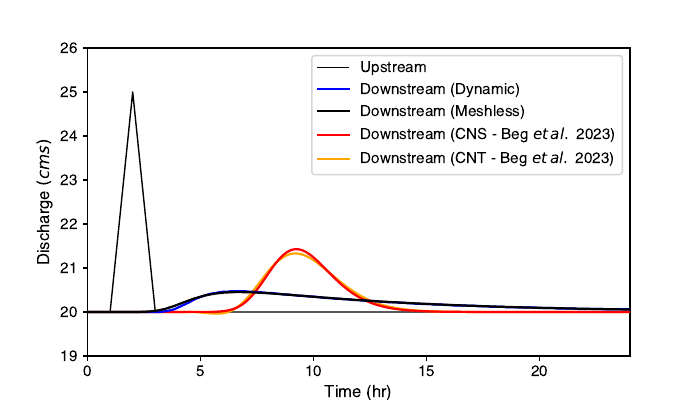

This figure's Python source:
import os
import numpy as np
import pandas as pd
import matplotlib.pyplot as plt
from scipy.integrate import simpson

def rmse(exact, approx):
    return np.sqrt(np.sum((exact-approx) ** 2) / len(exact))

plt.rcParams.update({
    "font.family": "Helvetica",   # Global font
    "font.size": 12,              # Default font size
    "axes.labelsize": 12,         # Axis label size
    "axes.titlesize": 14,         # Title size
    "legend.fontsize": 11,        # Legend font size
    "xtick.labelsize": 11,        # X-tick label size
    "ytick.labelsize": 11,        # Y-tick label size
    "lines.linewidth": 1.2        # Default line width
})

# Case folder
caseName = '../'

# Read us1 and ds1 (HEC-RAS outputs)
us1_file = os.path.join('..', 'data', 'ex1_hecras', 'us1.txt')
ds1_file = os.path.join('..', 'data', 'ex1_hecras', 'ds1.txt')

us1 = pd.read_csv(us1_file, delim_whitespace=True, header=None)
ds1 = pd.read_csv(ds1_file, delim_whitespace=True, header=None)

us_arr = us1.to_numpy()
us_Q = pd.to_numeric(us_arr[1:, 4], errors='coerce')

ds_arr = ds1.to_numpy()
ds_Q = pd.to_numeric(ds_arr[1:, 4], errors='coerce')

# Initialize arrays
hecupQ = np.zeros(len(ds_Q))
hecdownQ = np.zeros(len(ds_Q))

hecupQ[:] = us_Q
hecdownQ[:] = ds_Q

# Time axis for HEC-RAS
totalTime = 86400
timeInHr = totalTime / 3600
nHec = len(ds_Q)
timeHec = np.linspace(0, timeInHr, nHec)

plt.figure(figsize=(7, 4))
plt.plot(timeHec, hecupQ, 'k', label='Upstream', linewidth=1, zorder=1)
plt.plot(timeHec, hecdownQ, 'k', label='Downstream (Dynamic)', linewidth=1.6, color='b', zorder=4)

# Read NWM file
nwm_file_x = os.path.join('..', 'data', 'ex1_nwm', 't_dsQ_CNX')
nwm_file_t = os.path.join('..', 'data', 'ex1_nwm', 't_dsQ_CNT')
nwm_x = pd.read_csv(nwm_file_x, header=None, skiprows=1, sep=' ').to_numpy()
nwm_t = pd.read_csv(nwm_file_t, header=None, skiprows=1, sep=' ').to_numpy()

# Loop over segments
segments = [d for d in os.listdir(caseName) if d.startswith("segment")]
for seg in segments:
    segmentPath = os.path.join(caseName, seg, 'run')
    if not os.path.exists(segmentPath):
        continue

    timeValues, upstreamQ, downstreamQ, upstreamH, downstreamH = [], [], [], [], []

    timeDirs = [d for d in os.listdir(segmentPath) if os.path.isdir(os.path.join(segmentPath, d))]
    for tdir in timeDirs:
        if tdir.startswith('.'):
            continue
        try:
            timeVal = float(tdir)
        except ValueError:
            continue

        timeValues.append(timeVal)

        # Q file
        Qfile = os.path.join(segmentPath, tdir, 'Q')
        if os.path.exists(Qfile):
            Qdata = np.loadtxt(Qfile)
            if Qdata.size > 0:
                upstreamQ.append(Qdata[0])
                downstreamQ.append(Qdata[-1])
            else:
                upstreamQ.append(np.nan)
                downstreamQ.append(np.nan)
        else:
            upstreamQ.append(np.nan)
            downstreamQ.append(np.nan)

        # h file
        Hfile = os.path.join(segmentPath, tdir, 'h')
        if os.path.exists(Hfile):
            Hdata = np.loadtxt(Hfile)
            if Hdata.size > 0:
                upstreamH.append(Hdata[0])
                downstreamH.append(Hdata[-1])
            else:
                upstreamH.append(np.nan)
                downstreamH.append(np.nan)
        else:
            upstreamH.append(np.nan)
            downstreamH.append(np.nan)

    # Sort by time
    timeValues = np.array(timeValues)
    sortIdx = np.argsort(timeValues)
    timeValues = timeValues[sortIdx]
    upstreamQ = np.array(upstreamQ)[sortIdx]
    downstreamQ = np.array(downstreamQ)[sortIdx]

    # Plot results
    plt.plot(timeValues/3600, downstreamQ, 'k', label='Downstream (Meshless)', linewidth=1.6, zorder=5)
    plt.plot(nwm_x[:, 0]/3600, nwm_x[:, 1], label=r'Downstream (CNS - Beg $\mathit{et\,al.}$ 2023)', linewidth=1.6, color='r', zorder=3)
    plt.plot(nwm_t[:, 0] / 3600, nwm_t[:, 1], label=r'Downstream (CNT - Beg $\mathit{et\,al.}$ 2023)', linewidth=1.6, color='orange', zorder=2)

# Axis formatting
mass_in = 7200 * 242.5
mass_out = simpson(downstreamQ, timeValues)
mass_balance_error = ((mass_in - mass_out) / mass_in) * 100

mass_in = 7200 * 242.5 / 3600
mass_out = simpson(ds_Q, timeHec)
mass_balance_error_d = ((mass_in - mass_out) / mass_in) * 100

mass_in = 7200 * 242.5
mass_out = simpson(nwm_x[:, 1], nwm_x[:, 0])
mass_balance_error_nwm = ((mass_in - mass_out) / mass_in) * 100

# --- Mean Percentage Error (vs HEC-RAS) ---
# Interpolate both datasets to common time grid (0–24 hr)
common_time_hr = np.linspace(0, 24, 200)
ds_interp = np.interp(common_time_hr, timeHec, ds_Q)
model_interp = np.interp(common_time_hr, timeValues/3600, downstreamQ)
cns_interp = np.interp(common_time_hr, nwm_x[:, 0]/3600, nwm_x[:, 1])

mpe = np.mean(np.abs((model_interp - ds_interp) / ds_interp)) * 100
rmse_p = rmse(ds_interp, model_interp)
rmse_cns = rmse(ds_interp, cns_interp)

# --- Print errors ---
print(f"Mass Balance Error (Dynamic): {mass_balance_error_d:.3f}%")
print(f"Mass Balance Error (Meshless): {mass_balance_error:.3f}%")
print(f"Mass Balance Error (CNS): {mass_balance_error_nwm:.3f}%")
print(f"Root Mean Square Error (Meshless): {rmse_p:.4f}cms")
print(f"Root Mean Square Error (CNS): {rmse_cns:.4f}cms")


plt.xlim([0, 24])
plt.ylim([19, 26])
plt.xlabel('Time (hr)', fontsize=12, fontname='Helvetica')
plt.ylabel(r'Discharge $(cms)$', fontsize=12, fontname='Helvetica')
plt.legend()
plt.savefig('ex1.pdf')
plt.show()